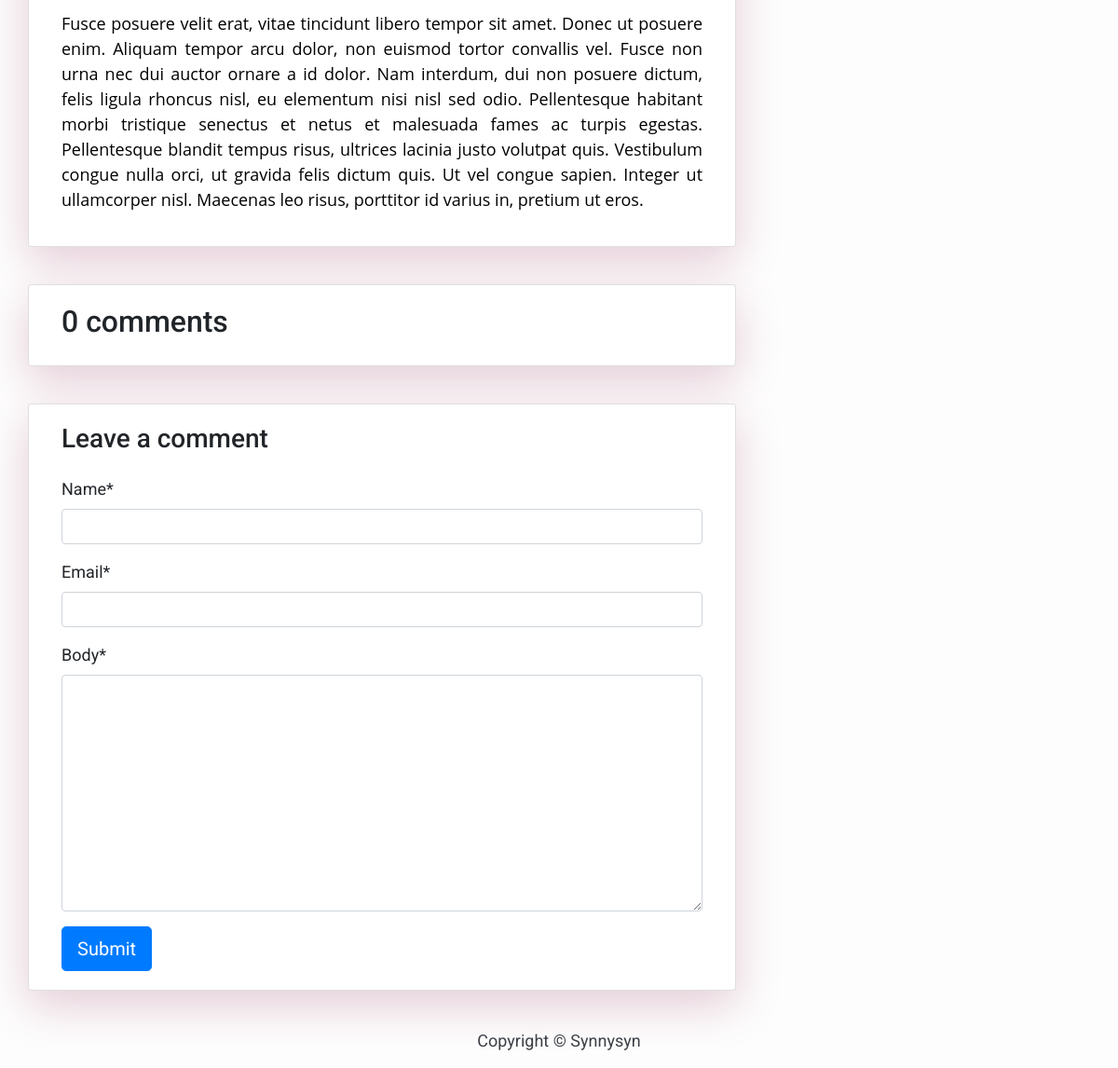
The app's page /etiam-feugiat-eget-leo-eu-convallis/ (lower part), older data.
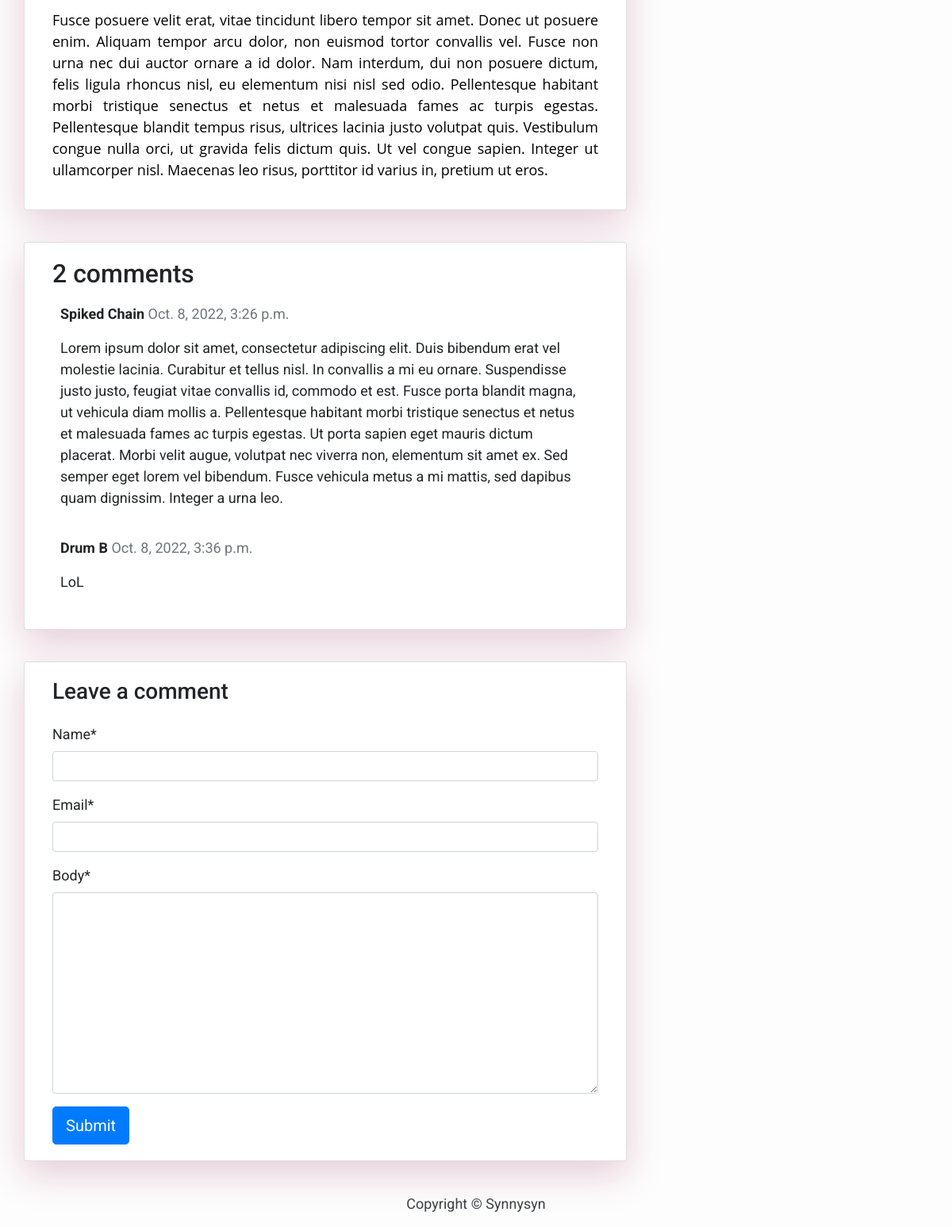
The same page, newer data.
### blog/models.py (models this page shows, shortened)
class Post(models.Model):
    title = models.CharField(max_length=200, unique=True)
    slug = models.SlugField(max_length=200, unique=True)
    author = models.ForeignKey(User, on_delete= models.CASCADE,related_name='blog_posts')
    updated_on = models.DateTimeField(auto_now= True)
    content = models.TextField()
    created_on = models.DateTimeField(auto_now_add=True)
    status = models.IntegerField(choices=STATUS, default=0)
    class Meta:
        ordering = ['-created_on']

class Comment(models.Model):
    post = models.ForeignKey(Post,on_delete=models.CASCADE,related_name='comments')
    name = models.CharField(max_length=80)
    email = models.EmailField()
    body = models.TextField()
    created_on = models.DateTimeField(auto_now_add=True)
    active = models.BooleanField(default=False)
    class Meta:
        ordering = ['created_on']

### blog/views.py (the view)
# urls.py: path('<slug:slug>/', views.post_detail, name='post_detail'),
def post_detail(request, slug):
    template_name = 'post_detail.html'
    post = get_object_or_404(Post, slug=slug)
    comments = post.comments.filter(active=True)
    new_comment = None
    if request.method == 'POST':
        comment_form = CommentForm(data=request.POST)
        if comment_form.is_valid():
            new_comment = comment_form.save(commit=False)
            new_comment.post = post
            new_comment.save()
    else:
        comment_form = CommentForm()
    return render(request, template_name, {'post': post,
                                           'comments': comments,
                                           'new_comment': new_comment,
                                           'comment_form': comment_form})

### blog/forms.py
class CommentForm(forms.ModelForm):
    class Meta:
        model = Comment
        fields = ('name', 'email', 'body')

### templates/post_detail.html (shortened to what this page needs)
{% extends 'base.html' %} {% block content %} {% load crispy_forms_tags %}
<div class="container">
  <div class="row">
    <div class="col-md-8 card mb-4  mt-3 left  top">
      <div class="card-body">
        <p class="card-text ">{{ post.content | safe }}</p>
      </div>
    </div>
    {% block sidebar %} {% include 'sidebar.html' %} {% endblock sidebar %}
    <div class="col-md-8 card mb-4  mt-3 ">
      <div class="card-body">
        <h2>{{ comments.count }} comments</h2>
        {% for comment in comments %}
        <div class="comments" style="padding: 10px;">
          <p class="font-weight-bold">
            {{ comment.name }}
            <span class=" text-muted font-weight-normal">
              {{ comment.created_on }}
            </span>
          </p>
          {{ comment.body | linebreaks }}
        </div>
        {% endfor %}
      </div>
    </div>
    <div class="col-md-8 card mb-4  mt-3 ">
      <div class="card-body">
        {% if new_comment %}
        <div class="alert alert-success" role="alert">
          Your comment is awaiting moderation
        </div>
        {% else %}
        <h3>Leave a comment</h3>
        <form method="post" style="margin-top: 1.3em;">
          {{ comment_form | crispy }}
          <button type="submit" class="btn btn-primary  btn-lg">Submit</button>
        </form>
        {% endif %}
      </div>
    </div>
  </div>
</div>
{% endblock content %}

### templates/base.html (shortened to what this page needs)
{% load static %}
<!DOCTYPE html>
<html>
    <head>
        <link rel="stylesheet" href="https://maxcdn.bootstrapcdn.com/bootstrap/4.0.0/css/bootstrap.min.css" />
        <link rel="stylesheet" href="{% static 'css/base.css' %}">
    </head>
    <body>
        {% block content %}{% endblock content %}
        <footer class="py-3 bg-grey">
            <p class="m-0 text-dark text-center ">Copyright &copy; Synnysyn</p>
        </footer>
    </body>
</html>

### templates/sidebar.html (shortened to what this page needs)
{% block sidebar %}
<div class="col-md-4 float-right ">
</div>
{% endblock sidebar %}

### static/css/base.css (style rules this page uses)
body { font-family: "Roboto", sans-serif; font-size: 18px; background-color: #fdfdfd; }
.card { box-shadow: 0 16px 48px #e4ccd6; }

Row changes from the older to the newer data that the page shows:
added Comment: name "Spiked Chain", created_on "Oct. 8, 2022, 3:26 p.m.", body "Lorem ipsum dolor sit amet, consectetur adipiscing elit. Duis bibendum erat vel molestie lacinia. Curabitur et tellus nisl. In convallis a mi eu ornare. Suspendisse justo justo, feugiat vitae convallis id, commodo et est. Fusce porta blandit magna, ut vehicula diam mollis a. Pellentesque habitant morbi tristique senectus et netus et malesuada fames ac turpis egestas. Ut porta sapien eget mauris dictum placerat. Morbi velit augue, volutpat nec viverra non, elementum sit amet ex. Sed semper eget lorem vel bibendum. Fusce vehicula metus a mi mattis, sed dapibus quam dignissim. Integer a urna leo."
added Comment: name "Drum B", created_on "Oct. 8, 2022, 3:36 p.m.", body "LoL"
Text that changed along with them:
{{ comments.count }}: "0" → "2"
